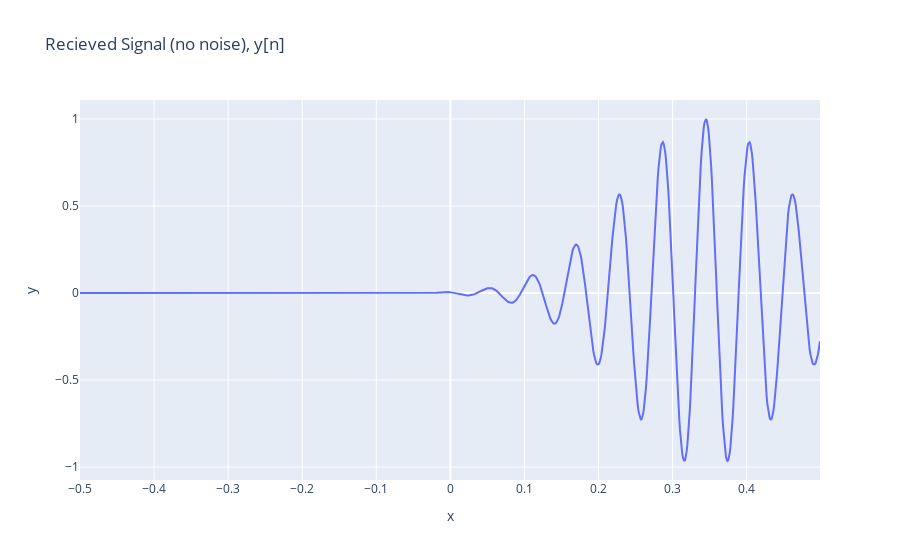

The notebook cell saved with this chart:
### Markdown cell above
Generate recieved cosine (Fig. 4 in paper)

Unlike the paper, we also simulate the resulting doppler shift from moving objects. If the shift is within a tolerable range, we still get back the "perfect" delay estimate because it will not effect the maximum value of the correlation below.

### Code cell
fig = px.line(x=t, y=y, title="Recieved Signal (no noise), y[n]")
fig.show()

### Figure 1 — Plotly figure (JSON) as saved in the notebook; plotly's stock layout.template omitted (floating-point values rounded to 4 significant figures; data arrays with more than 128 entries replaced by an {"elided": "..."} marker saying what was removed)
{"data": [{"hovertemplate": "x=%{x}<br>y=%{y}<extra></extra>", "legendgroup": "", "line": {"color": "#636efa", "dash": "solid"}, "marker": {"symbol": "circle"}, "mode": "lines", "name": "", "orientation": "v", "showlegend": false, "type": "scatter", "x": {"elided": "1000 float values"}, "xaxis": "x", "y": {"elided": "1000 float values"}, "yaxis": "y"}], "layout": {"autosize": true, "legend": {"tracegroupgap": 0}, "title": {"text": "Recieved Signal (no noise), y[n]"}, "xaxis": {"anchor": "y", "autorange": true, "domain": [0, 1], "range": [-0.5, 0.499], "title": {"text": "x"}, "type": "linear"}, "yaxis": {"anchor": "x", "autorange": true, "domain": [0, 1], "range": [-1.074, 1.109], "title": {"text": "y"}, "type": "linear"}}}
